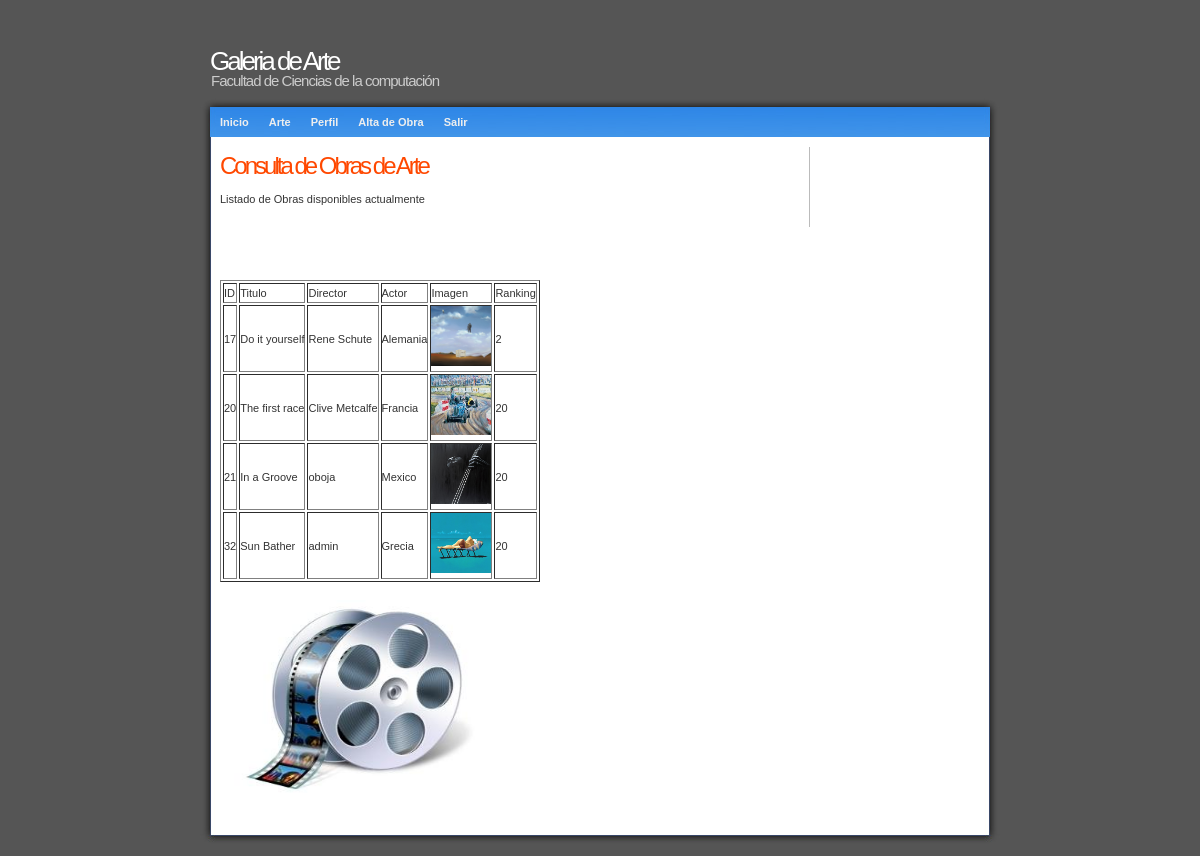
/consultaClientes.php (signed in), run on the app's committed database.
### tables this page shows
CREATE TABLE `pelicula` (
  `id_pelicula` int(10) NOT NULL,
  `titulo` varchar(50) NOT NULL,
  `director` varchar(30) NOT NULL,
  `actor` varchar(50) NOT NULL,
  `imagen` varchar(100) NOT NULL,
  `descripcion` varchar(110) NOT NULL,
  `ranking` int(11) NOT NULL,
  `id_cliente` int(10) NOT NULL,
  `disponibilidad` smallint(6) DEFAULT '1'
);

### consultaClientes.php (the view, shortened to what this page needs)
<!DOCTYPE html PUBLIC "-//W3C//DTD XHTML 1.0 Strict//EN" "http://www.w3.org/TR/xhtml1/DTD/xhtml1-strict.dtd">
<html xmlns="http://www.w3.org/1999/xhtml">
<head>
<link rel="stylesheet" type="text/css" href="style.css" media="screen" />
</head>
<body>
<div id="wrap">
<div id="header">
<h1><a href="#">Galeria de Arte</a></h1>
<h2>Facultad de Ciencias de la computación </h2>
</div>
<div id="top"> </div>
<div id="menu">
<ul>
<li><a href="indexcliente.php">Inicio</a></li>
<li><a href="consultaClientes.php">Arte</a></li>
<li><a href="rentaClientes.php">Perfil</a></li>
<li><a href="altapelicula.php">Alta de Obra</a></li>
<li><a href="salir.php">Salir</a></li>
</ul>
</div>
<div id="content">
<div class="left">
<h2>Consulta de Obras de Arte</h2>
<div class="articles">Listado de Obras disponibles actualmente<br />
    <p>
	  <?php
	$link=mysqli_connect("localhost","root","");
	mysqli_select_db($link,"Galeria");
	$result=mysqli_query($link,"select * from pelicula");
	echo "<table border=1>";
	echo"<TR><td>ID </td><td>Titulo</td><td>Director</td><td>Actor</td><td>Imagen</td><td>Ranking</td></tr>";
	while ($row= mysqli_fetch_array($result)) {
		$id= $row["id_pelicula"];
		$ti= $row["titulo"];
		$di= $row["director"];
		$ac= $row["actor"];
		$im= $row["imagen"];
		$ra= $row["ranking"];
		echo "<tr><td>$id</td><td> $ti</td> <td>$di</td><td> $ac</td> <br>
				<td> <a href='consultaClientes2.php?id_pelicula=$id'> <img src='MisImagenes/$im' width=60 height=60 /> </td></a><td>$ra</td></tr>";
	}
	echo "</table>";
	?>
  </p><br />
      <img src="images/videoteca.jpg" alt="" width="262" height="193" />      <br />
      <br />
</div>
</div>
<div class="right">
<form action="validar.php" method="POST">
<ul>
</ul>
<h2>&nbsp;</h2>
<ul>
</ul>
</form>
</div>
</div>
<div id="bottom"> </div>
<div id="footer"></div>
</div>
</body>
</html>

### style.css (style rules this page uses)
* { padding: 0; margin: 0; }
body { background: #555; font-family: Verdana, Arial, Helvetica, sans-serif; font-size: 11px; line-height: 18px; color: #333333;; }
img { border: none; }
a { color: #3E92EA; }
#wrap { margin: 40px auto 0 auto; width: 800px; }
#header { padding-bottom:10px; }
#header h1 { font-size: 26px; font-weight: 100; letter-spacing: -3px; padding: 12px 0 5px 10px; }
#header h1 a { color: #fff; text-decoration: none; }
#header h2 { color: #ccc; font-size: 15px; font-weight: 100; padding: 0 0 0 11px; letter-spacing: -1px; line-height: 12px; }
#menu { height: 30px; line-height: 30px; background: #222 url(images/menu.jpg) no-repeat; }
#menu ul { padding-left: 10px; list-style-type: none; }
#menu ul li { display: block; float: left; }
#menu ul li a { color: #eee; padding: 0 10px; text-decoration: none; font-weight: 600; }
#content { background: #555 url(images/content.jpg) repeat-y; padding: 10px 20px; }
.left { width: 568px; float: left; text-align: justify; }
.left h2 { color: #FF4800; font-size: 24px; letter-spacing: -3px; font-weight: 100; padding : 10px 0 15px 0; }
.right { width: 150px; float: right; padding: 10px; border-left: 1px solid #bbb; font-size: 12px; }
.right ul { list-style-type: none; padding: 5px 10px 10px 10px; }
.right h2 { height: 30px; font-size: 12px; color: #666; line-height: 30px; }
#top { background: #555 url(images/top.jpg) no-repeat; padding: 5px 0; }
#bottom { background: #555 url(images/bottom.jpg) no-repeat; padding: 10px 0; }
#footer { text-align: center; color: #eee; font-size: 11px; padding: 0 0 10px 0; }

### data on the page
pelicula: id_pelicula "17", titulo "Do it yourself", director "Rene Schute", actor "Alemania", imagen (picture), ranking "2"
pelicula: id_pelicula "20", titulo "The first race", director "Clive Metcalfe", actor "Francia", imagen (picture), ranking "20"
pelicula: id_pelicula "21", titulo "In a Groove", director "oboja", actor "Mexico", imagen (picture), ranking "20"
pelicula: id_pelicula "32", titulo "Sun Bather", director "admin", actor "Grecia", imagen (picture), ranking "20"
